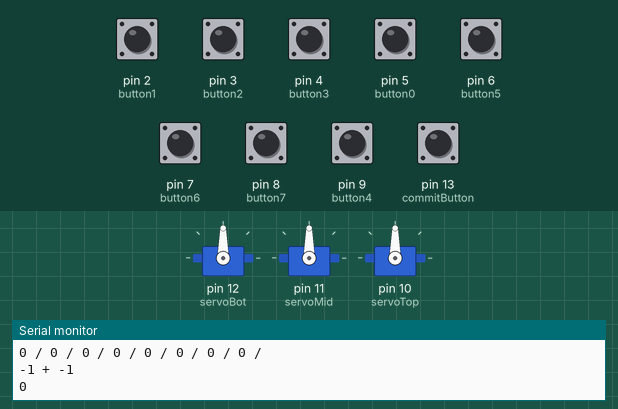
Recording of a sketch running on a simulated Arduino Uno, built with avr-gcc and run on an emulated ATmega328P. Shown: 3 × servo, the last lines printed to the serial monitor. Inputs (shaded band) come from the test bench; at power-on: pin 2 (button1), pin 3 (button2), pin 4 (button3), pin 5 (button0), pin 6 (button5), pin 7 (button6), pin 8 (button7), pin 9 (button4), pin 13 (commitButton) LOW.

Above: at 2.8 s.
2.9 s: pin 13 (commitButton) pulled HIGH for 1.2 s
At 3.3 s:
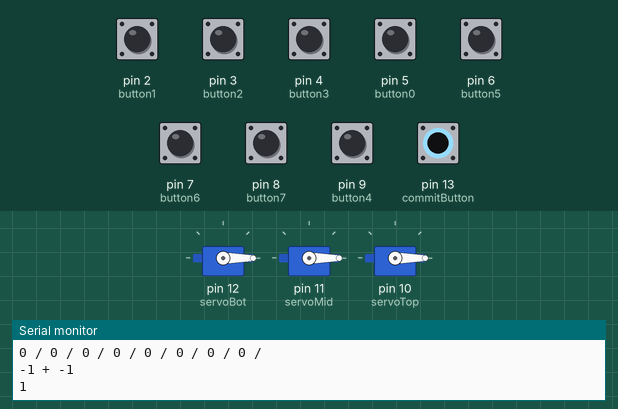
5.6 s: pin 2 (button1) pulled HIGH for 1.2 s
8.3 s: pin 13 (commitButton) pulled HIGH for 1.2 s
At 10.4 s:
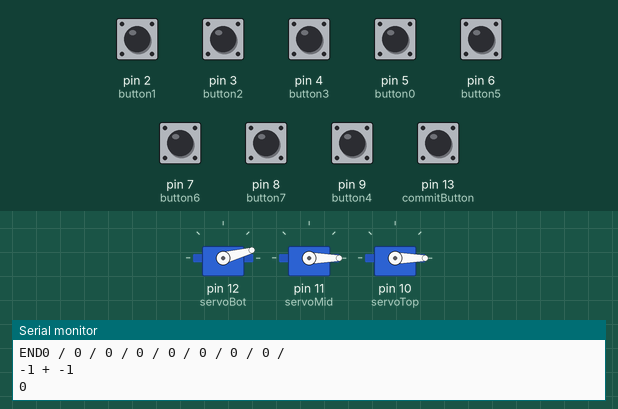
Timing chart, 0 to 11.9 s (numbered marks = the images above; inputs shaded):
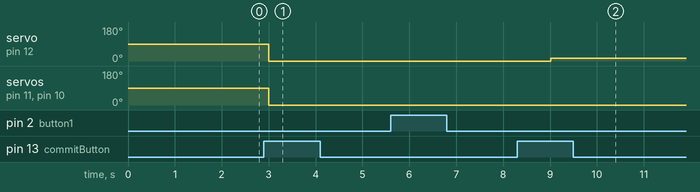

Measured:
- after the input at 2.9 s, servo on pin 12 (servoBot), servo on pin 11 (servoMid), servo on pin 10 (servoTop): 90° → 0° after 0.10 s
- after the input at 8.3 s, servo on pin 12 (servoBot): 0° → 15° after 0.71 s

The sketch:

root.ino
```cpp
#include <Servo.h>

Servo servoBot;
Servo servoMid;
Servo servoTop;
// twelve servo objects can be created on most boards

bool newSession = true;

int pos = 0;    // variable to store the servo position
int commits = 0;

int egg = 0;

// constants won't change. They're used here to set pin numbers:
const int button0 = 5;     // the number of the pushbutton pin
const int button1 = 2;
const int button2 = 3;
const int button3 = 4;
const int button4 = 9;
const int button5 = 6;
const int button6 = 7;
const int button7 = 8;

const int commitButton = 13;

// variables will change:
int b0State = 0;
int b1State = 0;
int b2State = 0;
int b3State = 0;
int b4State = 0;
int b5State = 0;
int b6State = 0;
int b7State = 0;

int commitButtonState = 0;

bool increasing = true;

int previousStates[] = {0, 0, 0, 0, 0, 0, 0, 0};
int currentStates[] = {0, 0, 0, 0, 0, 0, 0, 0};
int lastPressed[] = {-1, -1};

int botPlacement[] = {-1, -1};
int midPlacement[] = {-1, -1};
int topPlacement[] = {-1, -1};

void setup() {
  Serial.begin(9600);

  // inititalize servos
  servoBot.attach(12);
  servoMid.attach(11);
  servoTop.attach(10);

  // initialize buttons
  pinMode(button0, INPUT);
  pinMode(button1, INPUT);
  pinMode(button2, INPUT);
  pinMode(button3, INPUT);
  pinMode(button4, INPUT);
  pinMode(button5, INPUT);
  pinMode(button6, INPUT);
  pinMode(button7, INPUT);

  pinMode(commitButton, INPUT);
}

void loop() {
  if (egg >= 5) {
    DoEgg();
  }
  // read the state of the pushbutton value:
  b0State = digitalRead(button0);
  b1State = digitalRead(button1);
  b2State = digitalRead(button2);
  b3State = digitalRead(button3);
  b4State = digitalRead(button4);
  b5State = digitalRead(button5);
  b6State = digitalRead(button6);
  b7State = digitalRead(button7);

  for (int i = 0; i < 8; i++) {
    previousStates[i] = currentStates[i];
  }

  currentStates[0] = b0State;
  currentStates[1] = b1State;
  currentStates[2] = b2State;
  currentStates[3] = b3State;
  currentStates[4] = b4State;
  currentStates[5] = b5State;
  currentStates[6] = b6State;
  currentStates[7] = b7State;

  for (int i = 0; i < 8; i++) {
    Serial.print(currentStates[i]);
    Serial.print(" / ");
  }

  Serial.println();

  for (int i=0; i < 8; i++) {
    if (currentStates[i] == 1) {
      if (previousStates[i] != 1 && lastPressed[0] != i && lastPressed[1] !=i) {
        lastPressed[1] = lastPressed[0];
        lastPressed[0] = i;

        Serial.println("NEW!");
      }
    }
  }

  Serial.print(lastPressed[0]);
  Serial.print(" + ");
  Serial.print(lastPressed[1]);
  Serial.println();

  commitButtonState = digitalRead(commitButton);
  Serial.println(commitButtonState);

  if (commitButtonState == 1) {
    Commit();
    egg += 1;
  } else {
    egg = 0;
  }

  delay(1000);
}

void Commit() {
    if (newSession == true) {
      servoBot.write(0);              // tell servo to go to position in variable 'pos'
      servoMid.write(0);
      servoTop.write(0);

      newSession = false;
      return;
    }

    if (lastPressed[0] != -1 || lastPressed[1] != -1) {
      Serial.println("Valid commit!");
      commits += 1;

      int valA = lastPressed[0];

      if (lastPressed[0] == -1) {
        valA = 0;
      }

      int valB = lastPressed[1];

      if (lastPressed[1] == -1) {
        valB = 0;
      }

      int rel = (valA + valB) % 2;

      if (rel == 1) {
        pos = (commits * 15) % 25;
      }
      else {
        pos = (commits * 25) % 55;
      }

      int phase = commits % 3;

      if (phase == 1) {
        servoBot.write(pos);
        botPlacement[0] = lastPressed[0];
        botPlacement[1] = lastPressed[1];
      }
      if (phase == 2) {
        servoBot.write(pos);
        servoMid.write(pos);
        midPlacement[0] = lastPressed[0];
        midPlacement[1] = lastPressed[1];
      }
      if (phase == 0) {
        servoBot.write(pos);
        servoMid.write(pos);
        servoTop.write(pos);
        topPlacement[0] = lastPressed[0];
        topPlacement[1] = lastPressed[1];
      }

      lastPressed[0] = -1;
      lastPressed[1] = -1;

      WriteData();
    }
}

void WriteData() {
  Serial.println("START");
  Serial.println(pos);

  Serial.print(botPlacement[0]);
  Serial.print(",");
  Serial.print(botPlacement[1]);
  Serial.println();

  Serial.print(midPlacement[0]);
  Serial.print(",");
  Serial.print(midPlacement[1]);
  Serial.println();

  Serial.print(topPlacement[0]);
  Serial.print(",");
  Serial.print(topPlacement[1]);
  Serial.println();

  Serial.print("END");
}

void DoEgg() {
  int posA = servoBot.read();
  int posB = servoBot.read();
  int posC = servoTop.read();

  servoBot.write(0);
  servoMid.write(0);
  servoTop.write(0);

  for (int i = 0; i < 90; i++) {
    servoBot.write(i * 2);
    servoMid.write(i * 2);
    servoTop.write(i * 2);

    delay(300);
  }

  for (int i = 90; i > 0; i--) {
    servoBot.write(i * 2);
    servoMid.write(i * 2);
    servoTop.write(i * 2);

    delay(80);
  }

  servoBot.write(posA);
  servoMid.write(posB);
  servoTop.write(posC);
}
```
